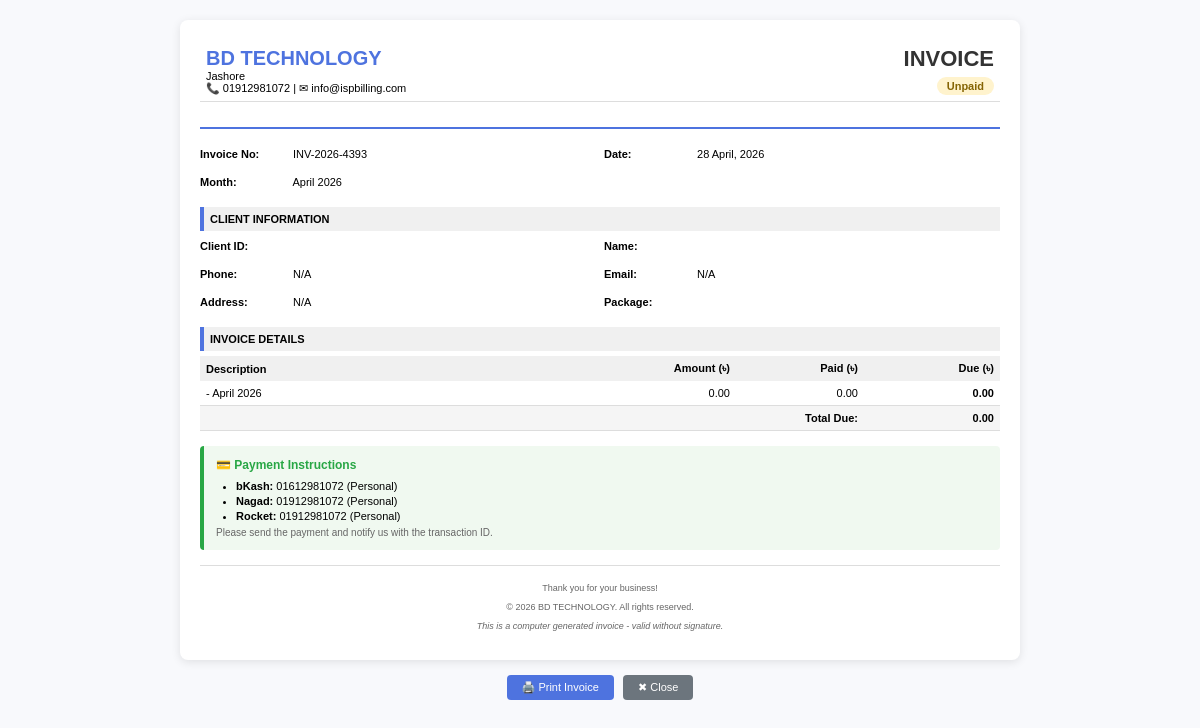
Screenshot of /pages/generate_invoice.php (signed in) with the database file from the repository.
### tables this page shows
CREATE TABLE `settings` (
  `id` int(11) NOT NULL,
  `setting_key` varchar(50) DEFAULT NULL,
  `setting_value` text DEFAULT NULL
);

### pages/generate_invoice.php (the view, shortened to what this page needs)
<?php
require_once '../includes/config.php';
function getCompanySetting($conn, $key, $default = '') {
    $query = "SELECT setting_value FROM settings WHERE setting_key = '$key'";
    $result = mysqli_query($conn, $query);
    if ($result && mysqli_num_rows($result) > 0) {
        $row = mysqli_fetch_assoc($result);
        return $row['setting_value'];
    }
    return $default;
}
$company_name = getCompanySetting($conn, 'company_name', 'ISP Billing System');
$company_address = getCompanySetting($conn, 'company_address', 'Dhaka, Bangladesh');
$company_phone = getCompanySetting($conn, 'company_phone', '+880 1700-000000');
$company_email = getCompanySetting($conn, 'company_email', 'info@ispbilling.com');
$invoice_prefix = getCompanySetting($conn, 'invoice_prefix', 'INV');
$invoice_footer = getCompanySetting($conn, 'invoice_footer', 'Thank you for your business!');
$client_id = mysqli_real_escape_string($conn, $_POST['client_id']);
$invoice_month = $_POST['invoice_month'] . '-01';
$invoice_format = $_POST['invoice_format'];
$invoice_note = mysqli_real_escape_string($conn, $_POST['invoice_note']);
$client_query = "SELECT * FROM clients WHERE client_id = '$client_id'";
$client_result = mysqli_query($conn, $client_query);
$client = mysqli_fetch_assoc($client_result);
$bill_status = "Unpaid";
$bill_amount = $client['package_price'];
$paid_amount = 0;
$due_amount = $bill_amount;
$invoice_no = $invoice_prefix . "-" . date('Y') . "-" . str_pad(rand(1, 9999), 4, '0', STR_PAD_LEFT);
$month_name = date('F Y', strtotime($invoice_month));
if ($invoice_format == 'pdf') {
    require_once('../tcpdf/tcpdf.php');
    class MYPDF extends TCPDF {
        public function Header() {
            $this->SetY(5);
            $this->SetFont('helvetica', 'B', 14);
            $this->Cell(0, 8, $GLOBALS['company_name'], 0, 1, 'C');
            $this->SetFont('helvetica', '', 9);
            $this->Cell(0, 4, $GLOBALS['company_address'], 0, 1, 'C');
            $this->Cell(0, 4, 'Phone: ' . $GLOBALS['company_phone'] . ' | Email: ' . $GLOBALS['company_email'], 0, 1, 'C');
            $this->Ln(3);
        }
        public function Footer() {
            $this->SetY(-15);
            $this->SetFont('helvetica', 'I', 8);
            $this->Cell(0, 5, $GLOBALS['invoice_footer'], 0, 0, 'C');
        }
    }
    $pdf = new MYPDF('P', 'mm', 'A4', true, 'UTF-8', false);
    $pdf->SetMargins(10, 25, 10);
    $pdf->SetHeaderMargin(3);
    $pdf->SetFooterMargin(10);
    $pdf->SetAutoPageBreak(TRUE, 20);
    $pdf->AddPage();
    $pdf->SetFont('helvetica', '', 9);
    $html = '<table border="0" cellpadding="2" cellspacing="0" width="100%">
        <tr>
            <td width="50%">
                <table border="0" cellpadding="2">
                    <tr><td><strong>Invoice No:</strong> ' . $invoice_no . '</td></tr>
                    <tr><td><strong>Date:</strong> ' . date('d-m-Y') . '</td></tr>
                    <tr><td><strong>Month:</strong> ' . $month_name . '</td></tr>
                </table>
            </td>
            <td width="50%" align="right">
                <h2 style="color: #4e73df; margin:0; font-size:24px;">INVOICE</h2>
                <p style="margin:2px 0;"><strong>Status:</strong> ' . $bill_status . '</p>
            </td>
        </tr>
    </table>';
    $pdf->writeHTML($html);
    $pdf->Ln(3);
    $html = '<table border="1" cellpadding="4" cellspacing="0">
        <tr bgcolor="#f0f0f0"><td colspan="2"><strong>CLIENT INFORMATION</strong></td></tr>
        <tr><td width="25%"><strong>Client ID</strong></td><td>' . $client['client_id'] . '</td></tr>
        <tr><td><strong>Name</strong></td><td>' . $client['name'] . '</td></tr>
        <tr><td><strong>Phone</strong></td><td>' . ($client['phone'] ?: 'N/A') . '</td></tr>
        <tr><td><strong>Package</strong></td><td>' . $client['package_name'] . '</td></tr>
    </table>';
    $pdf->writeHTML($html);
    $pdf->Ln(3);
    $html = '<table border="1" cellpadding="4" cellspacing="0">
        <tr bgcolor="#f0f0f0">
            <th width="50%">Description</th>
            <th width="17%" align="right">Amount (৳)</th>
            <th width="16%" align="right">Paid (৳)</th>
            <th width="17%" align="right">Due (৳)</th>
        </tr>
        <tr>
            <td>' . $client['package_name'] . ' - ' . $month_name . '</td>
            <td align="right">' . number_format($bill_amount, 2) . '</td>
            <td align="right">' . number_format($paid_amount, 2) . '</td>
            <td align="right"><strong>' . number_format($due_amount, 2) . '</strong></td>
        </tr>
        <tr bgcolor="#f5f5f5">
            <td colspan="3" align="right"><strong>Total Due:</strong></td>
            <td align="right"><strong>' . number_format($due_amount, 2) . '</strong></td>
        </tr>
    </table>';
    $pdf->writeHTML($html);
    $pdf->Ln(3);
    $html = '<table border="1" cellpadding="4" cellspacing="0">';
    if ($invoice_note) {
        $html .= '<tr><td><strong>Notes:</strong> ' . $invoice_note . '</td></tr>';
    }
    $html .= '<tr><td>
        <strong>💳 Payment Instructions:</strong><br>
        • bKash: 01612981072 (Personal)<br>
        • Nagad: 01912981072 (Personal)<br>
        • Rocket: 01912981072 (Personal)<br>
    </td></tr>';
    $html .= '</table>';
    $pdf->writeHTML($html);
    $pdf->Output('invoice_' . $client['client_id'] . '_' . date('Y-m-d') . '.pdf', 'I');
} else {
    ?>
    <!DOCTYPE html>
    <html lang="en">
    <head>
    </head>
    <body>
        <div class="invoice-container">
            <div class="header">
                <table width="100%">
                    <tr>
                        <td width="60%">
                            <div class="company-name"><?php echo $company_name; ?></div>
                            <div><?php echo $company_address; ?></div>
                            <div>📞 <?php echo $company_phone; ?> | ✉ <?php echo $company_email; ?></div>
                        </td>
                        <td width="40%" align="right">
                            <div class="invoice-title">INVOICE</div>
                            <div style="margin-top: 5px;">
                                <span class="status-badge <?php
                                    echo $bill_status == 'Paid' ? 'status-paid' : ($bill_status == 'Due' ? 'status-due' : 'status-unpaid');
                                ?>"><?php echo $bill_status; ?></span>
                            </div>
                        </td>
                    </tr>
                </table>
            </div>
            <div class="info-grid">
                <div class="info-item"><span class="info-label">Invoice No:</span> <?php echo $invoice_no; ?></div>
                <div class="info-item"><span class="info-label">Date:</span> <?php echo date('d F, Y'); ?></div>
                <div class="info-item"><span class="info-label">Month:</span> <?php echo $month_name; ?></div>
            </div>
            <div class="section-title">CLIENT INFORMATION</div>
            <div class="info-grid">
                <div class="info-item"><span class="info-label">Client ID:</span> <?php echo $client['client_id']; ?></div>
                <div class="info-item"><span class="info-label">Name:</span> <?php echo $client['name']; ?></div>
                <div class="info-item"><span class="info-label">Phone:</span> <?php echo $client['phone'] ?: 'N/A'; ?></div>
                <div class="info-item"><span class="info-label">Email:</span> <?php echo $client['email'] ?: 'N/A'; ?></div>
                <div class="info-item"><span class="info-label">Address:</span> <?php echo $client['address'] ?: 'N/A'; ?></div>
                <div class="info-item"><span class="info-label">Package:</span> <?php echo $client['package_name']; ?></div>
            </div>
            <div class="section-title">INVOICE DETAILS</div>
            <table>
                <thead>
                    <tr>
                        <th width="50%">Description</th>
                        <th width="17%" class="text-right">Amount (৳)</th>
                        <th width="16%" class="text-right">Paid (৳)</th>
                        <th width="17%" class="text-right">Due (৳)</th>
                    </tr>
                </thead>
                <tbody>
                    <tr>
                        <td><?php echo $client['package_name']; ?> - <?php echo $month_name; ?></td>
                        <td class="text-right"><?php echo number_format($bill_amount, 2); ?></td>
                        <td class="text-right"><?php echo number_format($paid_amount, 2); ?></td>
                        <td class="text-right"><strong><?php echo number_format($due_amount, 2); ?></strong></td>
                    </tr>
                </tbody>
                <tfoot>
                    <tr class="total-row">
                        <td colspan="3" class="text-right"><strong>Total Due:</strong></td>
                        <td class="text-right"><strong><?php echo number_format($due_amount, 2); ?></strong></td>
                    </tr>
                </tfoot>
            </table>
            <div class="payment-instructions">
                <h4>💳 Payment Instructions</h4>
                <ul>
                    <li><strong>bKash:</strong> 01612981072 (Personal)</li>
                    <li><strong>Nagad:</strong> 01912981072 (Personal)</li>
                    <li><strong>Rocket:</strong> 01912981072 (Personal)</li>
                </ul>
                <p style="margin:5px 0 0 0; font-size:10px; color:#666;">Please send the payment and notify us with the transaction ID.</p>
            </div>
            <div class="footer">
                <p><?php echo $invoice_footer; ?></p>
                <p>&copy; <?php echo date('Y'); ?> <?php echo $company_name; ?>. All rights reserved.</p>
                <p style="font-style: italic;">This is a computer generated invoice - valid without signature.</p>
            </div>
        </div>
        <div class="no-print">
            <button onclick="window.print()" class="btn btn-primary">🖨️ Print Invoice</button>
            <button onclick="window.close()" class="btn btn-secondary">✖ Close</button>
        </div>
    </body>
    </html>
    <?php
}
?>

### pages/generate_invoice.php (style rules this page uses)
body { font-family: 'Arial', sans-serif; margin: 0; padding: 20px; background: #f8f9fc; font-size: 11px; }
.invoice-container { max-width: 800px; margin: 0 auto; background: white; border-radius: 8px; box-shadow: 0 2px 10px rgba(0,0,0,0.1); padding: 20px; }
.header { border-bottom: 2px solid #4e73df; padding-bottom: 10px; margin-bottom: 15px; }
.company-name { font-size: 20px; font-weight: bold; color: #4e73df; }
.invoice-title { font-size: 22px; font-weight: bold; color: #333; }
.info-grid { display: grid; grid-template-columns: repeat(2, 1fr); gap: 8px; margin-bottom: 15px; }
.info-item { padding: 4px 0; }
.info-label { font-weight: bold; display: inline-block; width: 90px; }
.section-title { background: #f0f0f0; padding: 6px; font-weight: bold; margin: 10px 0 5px 0; border-left: 4px solid #4e73df; }
table { width: 100%; border-collapse: collapse; margin-bottom: 15px; }
th { background: #f0f0f0; padding: 6px; text-align: left; font-weight: bold; }
td { padding: 6px; border-bottom: 1px solid #ddd; }
.text-right { text-align: right; }
.total-row { font-weight: bold; background: #f5f5f5; }
.status-badge { display: inline-block; padding: 3px 10px; border-radius: 12px; font-weight: bold; }
.status-unpaid { background: #fff3cd; color: #856404; }
.payment-instructions { margin: 15px 0; padding: 12px; background: #f0f9f0; border-left: 4px solid #28a745; border-radius: 4px; }
.payment-instructions h4 { margin: 0 0 8px 0; color: #28a745; font-size: 12px; }
.payment-instructions ul { margin: 5px 0; padding-left: 20px; }
.payment-instructions li { margin-bottom: 3px; }
.footer { margin-top: 15px; text-align: center; font-size: 9px; color: #666; border-top: 1px solid #ddd; padding-top: 8px; }
.no-print { text-align: center; margin-top: 15px; }
.btn { padding: 6px 15px; border: none; border-radius: 4px; cursor: pointer; font-size: 11px; margin: 0 3px; }
.btn-primary { background: #4e73df; color: white; }
.btn-secondary { background: #6c757d; color: white; }

### rows the page displays
settings: setting_value "BD TECHNOLOGY"
settings: setting_value "Jashore"
settings: setting_value "01912981072"
settings: setting_value "info@ispbilling.com"
settings: setting_value "INV-2026-4393"

### other values shown
$bill_status "Unpaid"
$month_name "April 2026"
$client['phone'] ?: 'N/A' "N/A"
$client['email'] ?: 'N/A' "N/A"
$client['address'] ?: 'N/A' "N/A"
$bill_amount "0.00"
$paid_amount "0.00"
$due_amount "0.00"
$invoice_footer "Thank you for your business!"
